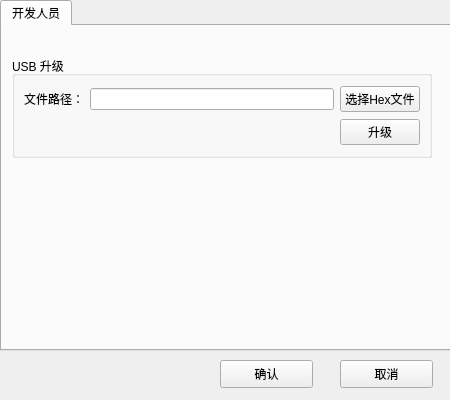
<?xml version="1.0" encoding="UTF-8"?>
<ui version="4.0">
 <class>Config</class>
 <widget class="QWidget" name="Config">
  <property name="geometry">
   <rect>
    <x>0</x>
    <y>0</y>
    <width>450</width>
    <height>400</height>
   </rect>
  </property>
  <property name="minimumSize">
   <size>
    <width>450</width>
    <height>400</height>
   </size>
  </property>
  <property name="maximumSize">
   <size>
    <width>450</width>
    <height>400</height>
   </size>
  </property>
  <property name="windowTitle">
   <string>Form</string>
  </property>
  <widget class="QTabWidget" name="tabWidget">
   <property name="geometry">
    <rect>
     <x>0</x>
     <y>0</y>
     <width>521</width>
     <height>351</height>
    </rect>
   </property>
   <property name="currentIndex">
    <number>0</number>
   </property>
   <widget class="QWidget" name="tab">
    <attribute name="title">
     <string>开发人员</string>
    </attribute>
    <widget class="QGroupBox" name="usbUpdateGroup">
     <property name="geometry">
      <rect>
       <x>10</x>
       <y>30</y>
       <width>420</width>
       <height>102</height>
      </rect>
     </property>
     <property name="minimumSize">
      <size>
       <width>420</width>
       <height>0</height>
      </size>
     </property>
     <property name="maximumSize">
      <size>
       <width>420</width>
       <height>16777215</height>
      </size>
     </property>
     <property name="title">
      <string>USB 升级</string>
     </property>
     <property name="flat">
      <bool>false</bool>
     </property>
     <layout class="QGridLayout" name="gridLayout_4">
      <item row="0" column="1">
       <widget class="QLineEdit" name="updateHexName"/>
      </item>
      <item row="0" column="0">
       <widget class="QLabel" name="filePathText">
        <property name="text">
         <string>文件路径：</string>
        </property>
       </widget>
      </item>
      <item row="1" column="2">
       <widget class="QPushButton" name="updateButton">
        <property name="text">
         <string>升级</string>
        </property>
       </widget>
      </item>
      <item row="0" column="2">
       <widget class="QPushButton" name="selectHexFileBtn">
        <property name="text">
         <string>选择Hex文件</string>
        </property>
       </widget>
      </item>
     </layout>
    </widget>
   </widget>
  </widget>
  <widget class="QPushButton" name="confirmBtn">
   <property name="geometry">
    <rect>
     <x>220</x>
     <y>360</y>
     <width>93</width>
     <height>28</height>
    </rect>
   </property>
   <property name="text">
    <string>确认</string>
   </property>
  </widget>
  <widget class="QPushButton" name="cancelBtn">
   <property name="geometry">
    <rect>
     <x>340</x>
     <y>360</y>
     <width>93</width>
     <height>28</height>
    </rect>
   </property>
   <property name="text">
    <string>取消</string>
   </property>
  </widget>
 </widget>
 <resources/>
 <connections/>
</ui>
